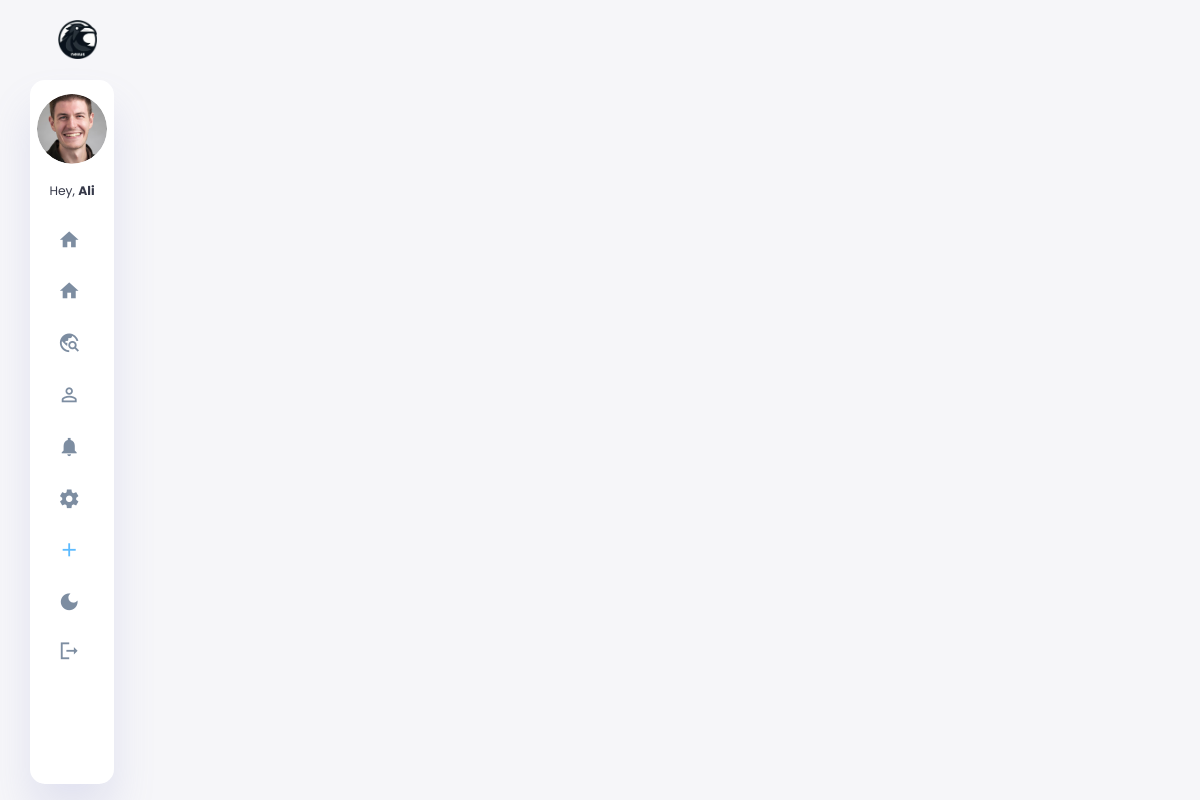
The page /home_v2 (signed in) on the database its author committed.
### main.py (models this page shows, shortened)
    class User(db.Model, UserMixin):
        __tablename__ = 'user'
        id = db.Column(db.Integer, primary_key=True)
        unique_id = db.Column(db.String(11), unique=True, nullable=False)
        username = db.Column(db.String(40), nullable=False, unique=False)
        email = db.Column(db.String(80), nullable=False, unique=True)
        password = db.Column(db.String(100), nullable=False)
        profile_picture = db.Column(db.String(80))
        header_picture = db.Column(db.String(80))
        bio = db.Column(db.Text, nullable=True)
        phone_number = db.Column(db.String(20), nullable=True)
        location = db.Column(db.String(30), nullable=True)
        birthday = db.Column(db.DateTime, nullable=True)
        bio_url = db.Column(db.String(255), nullable=True)
        profile_impressions = db.Column(db.Integer, default=0)
        created_at = db.Column(db.DateTime, default=datetime.utcnow)
        updated_at = db.Column(
            db.DateTime, default=datetime.utcnow, onupdate=datetime.utcnow)
        is_blocked = db.Column(db.Boolean, default=False)
        is_private = db.Column(db.Boolean, default=False)
        dark_theme = db.Column(db.Boolean, default=False)
        posts = relationship('Post', back_populates='user')
        comments = db.relationship('Comment', back_populates='user')
        liked_posts = db.relationship(
            'Post', secondary=likes, backref='likers')
        followed = db.relationship('User', secondary=followers,
                                   primaryjoin=(followers.c.follower_id == id),
                                   secondaryjoin=(
                                       followers.c.followed_id == id),
                                   backref=db.backref('followers', lazy='dynamic'), lazy='dynamic')

### main.py (the view)
    @app.route('/home_v2')
    @login_required
    def home_page_v2():
        return render_template('home_v2.html', current_user=current_user, logged_in=current_user.is_authenticated)

### main.py (called while the page is built)
@login_manager.user_loader
def load_user(user_id):
    return User.query.get(int(user_id))

@app.before_request
def before_request():
    g.csrf_token = generate_csrf()  # from flask import g

### templates/home_v2.html (shortened to what this page needs)
{% extends 'base.html' %}

### templates/base.html (shortened to what this page needs)
<!DOCTYPE html>
<html lang="en">
<head>
    <link rel="stylesheet" href="{{url_for('static', filename='css/root.css')}}">
    <link rel="stylesheet" href="{{url_for('static', filename='css/aside.css')}}">
    <link rel="stylesheet" href="{{url_for('static', filename='css/main.css')}}">
    <link rel="stylesheet" href="{{url_for('static', filename='css/right-section.css')}}">
    <link rel="stylesheet" href="{{url_for('static', filename='css/about.css')}}">
    <link rel="stylesheet" href="{{url_for('static', filename='css/btn.css')}}">
    <link rel="stylesheet" href="{{url_for('static', filename='css/custom_input_image.css')}}">
    <link rel="stylesheet" href="{{url_for('static', filename='css/search.css')}}">
    <link rel="stylesheet" href="{{url_for('static', filename='css/tablet.css')}}">
    <link rel="stylesheet" href="{{url_for('static', filename='css/phone.css')}}">
</head>
<body>
    <div class="container">
        <aside>
            <div class="aside-fixed">
            <div class="toggle">
                <div class="logo">
                    <img src="{{url_for('static', filename='images/logo/crow-nav-logo.png')}}">
                </div>
            </div>
            <div class="sidebar">
                {% if not logged_in: %}
                <a href="{{ url_for('all') }}">
                    <span class="material-icons-sharp">
                        travel_explore
                    </span>
                    <h3>Explore</h3>
                </a>
                <a href="{{ url_for('about') }}">
                    <span class="material-icons-sharp">
                        contact_support
                    </span>
                    <h3>About</h3>
                </a>
                <a href="#" id="dark-mode-toggle">
                    <span class="material-icons-sharp">
                        dark_mode
                    </span>
                    <h3>Theme</h3>
                </a>
                <a href="{{ url_for('login') }}">
                    <span class="material-icons-sharp">
                        login
                    </span>
                    <h3>Login</h3>
                </a>
                <a href="{{ url_for('register') }}">
                    <span class="material-icons-sharp">
                        app_registration
                    </span>
                    <h3>Register</h3>
                </a>
                {% else %}
                <div class="user-profile">
                    <div class="profile-img">
                        {% if current_user.profile_picture %}
                        <img src="{{ url_for('static', filename='profile_pictures/' + current_user.profile_picture) }}">
                        {% else %}
                        <img src="{{ url_for('static', filename='images/blank-profile-pic.png') }}">
                        {% endif %}
                    </div>
                    <div class="profile-name">
                        <div class="info">
                            <p>Hey, <b>{{current_user.username}}</b></p>
                        </div>
                    </div>
                </div>
                <a href="{{ url_for('home_page') }}">
                    <span class="material-icons-sharp">
                    </span>
                </a>
                <a id="aside-home" href="#">
                    <span class="material-icons-sharp">
                    </span>
                </a>
                <a href="{{ url_for('all') }}">
                    <span class="material-icons-sharp">
                    </span>
                </a>
                <a href="{{ url_for('user_profile', user_id=current_user.id) }}">
                    <span class="material-icons-sharp">
                    </span>
                </a>
                <a href="#">
                    <span class="material-icons-sharp">
                    </span>
                </a>
                <a href="{{ url_for('setting') }}">
                    <span class="material-icons-sharp">
                    </span>
                </a>
                <a class="post-btn" href="{{ url_for('new_post') }}">
                    <span class="material-icons-sharp">
                    </span>
                </a>
                <a href="#" id="dark-mode-toggle">
                    <span class="material-icons-sharp">
                    </span>
                </a>
                <a href="{{ url_for('logout') }}">
                    <span class="material-icons-sharp">
                    </span>
                </a>
                {% endif %}
            </div>
            </div>
        </aside>
        <main>
        </main>
    </div>
</body>
</html>

### static/css/root.css (style rules this page uses)
:root { --color-primary: #6C9BCF; --color-danger: #FF0060; --color-success: #1B9C85; --color-warning: #F7D060; --color-white: #fff; --color-info-dark: #7d8da1; --color-dark: #363949; --color-light: rgba(132, 139, 200, 0.18); --color-dark-variant: #677483; --color-background: #f6f6f9; --card-border-radius: 2rem; --border-radius-1: 0.4rem; --border-radius-2: 1.2rem; --card-padding: 1.8rem; --padding-1: 1.2rem; --box-shadow: 0 2rem 3rem var(--color-light); --color-post: #5dbbff; --color-post-hover: #0095ff; }
* { margin: 0; padding: 0; outline: 0; appearance: 0; border: 0; text-decoration: none; box-sizing: border-box; }
html { font-size: 14px; }
body { width: 100vw; height: 100vh; font-family: 'Poppins', sans-serif; font-size: 0.88rem; user-select: none; overflow-x: hidden; color: var(--color-dark); background-color: var(--color-background); }
a { color: var(--color-dark); }
img { display: block; width: 100%; object-fit: cover; }
p { color: var(--color-dark-variant); }
b { color: var(--color-dark); }
.container { display: grid; width: 96%; margin: 0 auto; gap: 1.2rem; grid-template-columns: 12rem 46rem auto; }

### static/css/main.css (style rules this page uses)
aside { height: 100vh; }
aside .aside-fixed { position: fixed; max-width: 12rem; }
aside .toggle { display: flex; align-items: center; justify-content: space-between; margin-top: 1.4rem; }
aside .toggle .logo { display: flex; gap: 0.5rem; }
aside .toggle .logo img { max-width: 2.8rem; max-height: 2.8rem; }
aside .sidebar { display: flex; flex-direction: column; background-color: var(--color-white); box-shadow: var(--box-shadow); border-radius: 15px; height: 88vh; position: relative; top: 1.5rem; transition: all 0.3s ease; }
aside .sidebar .user-profile { display: flex; align-items: center; flex-direction: column; margin-top: 1rem; margin-bottom: 1rem; gap: 0.5rem; padding: 0 1rem; }
aside .sidebar .user-profile .profile-img { overflow: hidden; }
aside .sidebar .user-profile img { display: flex; justify-content: center; width: 10rem; clip-path: circle(); margin-bottom: 0.8rem; border-radius: 50%; }
aside .sidebar .user-profile .info { display: flex; flex-direction: column; gap: 1rem; color: var(--color-dark) }
aside .sidebar .user-profile .info p:first-child { text-align: center; color: var(--color-dark); }
aside .sidebar .user-profile .info p b { color: var(--color-dark); }
aside .sidebar a { display: flex; align-items: center; color: var(--color-info-dark); height: 3.7rem; gap: 1rem; position: relative; margin-left: 2rem; transition: all 0.3s ease; }
aside .sidebar a span { font-size: 1.6rem; transition: all 0.3s ease; }
aside .sidebar a:last-child { position: absolute; bottom: 2rem; width: 100%; }
main { margin-top: 1.4rem; margin-bottom: 1.4rem; }

### static/css/btn.css (style rules this page uses)
.post-btn { background-color: var(--color-post); border-radius: 25px; width: 7rem; }
.post-btn span { color: var(--color-white); }

### static/css/tablet.css (style rules this page uses)
@media screen and (max-width: 1200px) { .container { width: 95%; grid-template-columns: 6rem auto 6rem; } }
@media screen and (max-width: 1200px) { aside .aside-fixed { max-width: 6rem; } }
@media screen and (max-width: 1200px) { aside .toggle .logo img { margin-left: 2rem; } }
@media screen and (max-width: 1200px) { aside .sidebar a { width: 5.6rem; } }
@media screen and (max-width: 1200px) { aside .sidebar a:last-child { position: relative; margin-top: 1.8rem; } }
@media screen and (max-width: 1200px) { aside .sidebar .user-profile img { width: 5rem; } }
@media screen and (max-width: 1200px) { .post-btn { background-color:transparent; width: fit-content; } }
@media screen and (max-width: 1200px) { .post-btn span { color: #5dbbff; } }

### rows shown on the page
User: profile_picture (picture), username "Ali"
